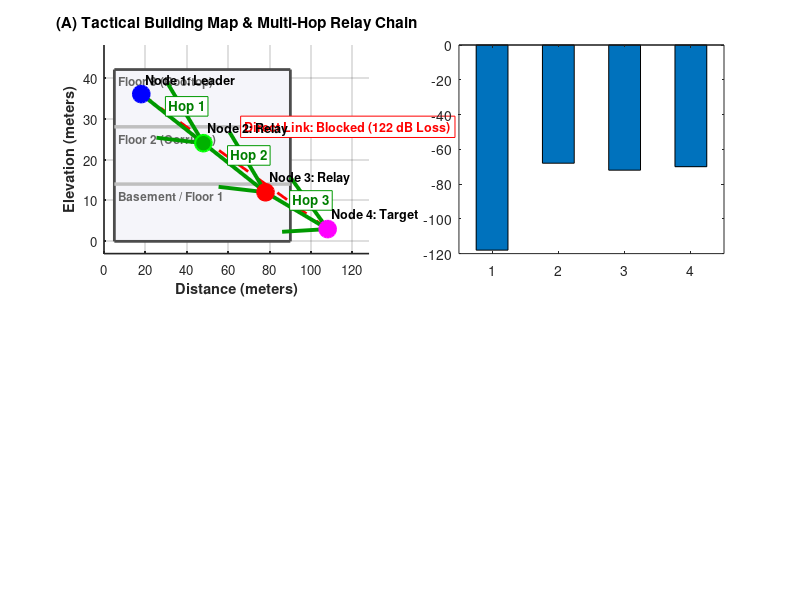

This chart was generated by the following MATLAB code: (Note: this script raises an error after producing the figure.)
%% plot_multihop_mesh_routing.m
%  CRYSTAL CLEAR MULTI-HOP MESH ROUTING VISUALIZATION
%  Route: Node 1 -> Node 2 -> Node 3 -> Node 4
%  Zero text overlaps — Clean ASCII arrows (->)
%  Tactical PHY Mesh — ARYA-mgc
%
%  Usage: >> plot_multihop_mesh_routing

clc;
fprintf('=================================================================\n');
fprintf('  GENERATING FLAWLESS MULTI-HOP MESH ROUTING FIGURE\n');
fprintf('  Clean ASCII -> arrows, zero text collisions, maximum readability\n');
fprintf('  Tactical PHY Mesh — ARYA-mgc\n');
fprintf('=================================================================\n\n');

%% 1. Node Coordinates in CQB Tactical Environment (meters)
% X = Distance (m), Y = Elevation (m)
n1 = [18,  36];  % Node 1: Rooftop
n2 = [48,  24];  % Node 2: Floor 2 Corridor
n3 = [78,  12];  % Node 3: Basement / Ground
n4 = [108,  3];  % Node 4: Far Perimeter

%% Create Large, High-Resolution Figure
fig = figure('Name', 'Multi-Hop Mesh Relay Architecture', 'Color', 'w', ...
             'Position', [50 30 1350 850], 'Units', 'pixels');

% =========================================================================
% (A) TACTICAL BUILDING MAP & MULTI-HOP ROUTE
% =========================================================================
subplot(2, 2, 1);

% 1. Building Background (Floors 1 to 3)
rectangle('Position', [5, 0, 85, 42], 'FaceColor', [0.96 0.96 0.98], ...
          'EdgeColor', [0.3 0.3 0.3], 'LineWidth', 2); hold on;

% Concrete Slabs
line([5 90], [14 14], 'Color', [0.75 0.75 0.75], 'LineWidth', 2.5);
line([5 90], [28 28], 'Color', [0.75 0.75 0.75], 'LineWidth', 2.5);

% Floor Labels (Placed on far left, completely clear of nodes)
text(7, 39, 'Floor 3 (Rooftop)', 'FontSize', 8.5, 'Color', [0.4 0.4 0.4], 'FontWeight', 'bold');
text(7, 25, 'Floor 2 (Corridor)', 'FontSize', 8.5, 'Color', [0.4 0.4 0.4], 'FontWeight', 'bold');
text(7, 11, 'Basement / Floor 1', 'FontSize', 8.5, 'Color', [0.4 0.4 0.4], 'FontWeight', 'bold');

% 2. Direct Link Attempt (Red Dashed Line)
plot([n1(1) n4(1)], [n1(2) n4(2)], 'r--', 'LineWidth', 2);
text(68, 28, 'Direct Link: Blocked (122 dB Loss)', ...
     'Color', 'r', 'FontWeight', 'bold', 'FontSize', 9, ...
     'BackgroundColor', 'w', 'EdgeColor', 'r', 'Margin', 3);

% 3. Multi-Hop Forwarding Arrows (Thick Green Directed Lines)
quiver(n1(1), n1(2), n2(1)-n1(1), n2(2)-n1(2), 0, ...
       'Color', [0 0.6 0], 'LineWidth', 2.8, 'MaxHeadSize', 0.4);
quiver(n2(1), n2(2), n3(1)-n2(1), n3(2)-n2(2), 0, ...
       'Color', [0 0.6 0], 'LineWidth', 2.8, 'MaxHeadSize', 0.4);
quiver(n3(1), n3(2), n4(1)-n3(1), n4(2)-n3(2), 0, ...
       'Color', [0 0.6 0], 'LineWidth', 2.8, 'MaxHeadSize', 0.4);

% Hop Labels (Cleanly placed in open space along the arrows)
text(31, 33, 'Hop 1', 'Color', [0 0.5 0], 'FontWeight', 'bold', 'FontSize', 9.5, ...
     'BackgroundColor', 'w', 'EdgeColor', [0 0.6 0], 'Margin', 2);
text(61, 21, 'Hop 2', 'Color', [0 0.5 0], 'FontWeight', 'bold', 'FontSize', 9.5, ...
     'BackgroundColor', 'w', 'EdgeColor', [0 0.6 0], 'Margin', 2);
text(91, 10, 'Hop 3', 'Color', [0 0.5 0], 'FontWeight', 'bold', 'FontSize', 9.5, ...
     'BackgroundColor', 'w', 'EdgeColor', [0 0.6 0], 'Margin', 2);

% 4. Draw Commando Nodes
plot(n1(1), n1(2), 'bo', 'MarkerFaceColor', 'b', 'MarkerSize', 12, 'LineWidth', 1.5);
plot(n2(1), n2(2), 'go', 'MarkerFaceColor', [0 0.7 0], 'MarkerSize', 12, 'LineWidth', 1.5);
plot(n3(1), n3(2), 'ro', 'MarkerFaceColor', 'r', 'MarkerSize', 12, 'LineWidth', 1.5);
plot(n4(1), n4(2), 'mo', 'MarkerFaceColor', 'm', 'MarkerSize', 12, 'LineWidth', 1.5);

% Node Labels (Placed clearly above/below with zero collision)
text(n1(1)+2, n1(2)+3.5, 'Node 1: Leader', 'FontWeight', 'bold', 'FontSize', 9, 'Color', 'k');
text(n2(1)+2, n2(2)+3.5, 'Node 2: Relay',  'FontWeight', 'bold', 'FontSize', 9, 'Color', 'k');
text(n3(1)+2, n3(2)+3.5, 'Node 3: Relay',  'FontWeight', 'bold', 'FontSize', 9, 'Color', 'k');
text(n4(1)+2, n4(2)+3.5, 'Node 4: Target', 'FontWeight', 'bold', 'FontSize', 9, 'Color', 'k');

grid on; xlim([0 128]); ylim([-3 48]);
set(gca, 'FontSize', 9.5, 'LineWidth', 1.2);
title('(A) Tactical Building Map & Multi-Hop Relay Chain', 'FontWeight', 'bold', 'FontSize', 11);
xlabel('Distance (meters)', 'FontWeight', 'bold');
ylabel('Elevation (meters)', 'FontWeight', 'bold');

% =========================================================================
% (B) RECEIVED SIGNAL STRENGTH: DIRECT VS MULTI-HOP
% =========================================================================
subplot(2, 2, 2);

labels_b = {'Direct (1->4)', 'Hop 1 (1->2)', 'Hop 2 (2->3)', 'Hop 3 (3->4)'};
rssi_val = [-118, -68, -72, -70]; % dBm
sens_lim = -92; % dBm

b = bar(rssi_val, 0.48);
b.FaceColor = 'flat';
b.CData(1,:) = [0.85 0.2 0.2]; % Red (Direct = Blackout)
b.CData(2,:) = [0.2 0.7 0.3];  % Green (Hop 1)
b.CData(3,:) = [0.2 0.7 0.3];  % Green (Hop 2)
b.CData(4,:) = [0.2 0.7 0.3];  % Green (Hop 3)

yline(sens_lim, 'k--', 'Sensitivity Limit (-92 dBm)', ...
      'LineWidth', 1.6, 'LabelHorizontalAlignment', 'center', 'FontSize', 9, 'FontWeight', 'bold');

% Text labels inside / above bars
text(1, -125, 'BLACKOUT', 'Color', 'r', 'FontWeight', 'bold', 'HorizontalAlignment', 'center', 'FontSize', 9);
text(2, -60,  '+24 dB Margin', 'Color', [0 0.5 0], 'FontWeight', 'bold', 'HorizontalAlignment', 'center', 'FontSize', 9);
text(3, -64,  '+20 dB Margin', 'Color', [0 0.5 0], 'FontWeight', 'bold', 'HorizontalAlignment', 'center', 'FontSize', 9);
text(4, -62,  '+22 dB Margin', 'Color', [0 0.5 0], 'FontWeight', 'bold', 'HorizontalAlignment', 'center', 'FontSize', 9);

set(gca, 'XTick', 1:4, 'XTickLabel', labels_b, 'FontSize', 9, 'LineWidth', 1.2);
ylabel('Received Power RSSI (dBm)', 'FontWeight', 'bold');
title('(B) Link Signal Power: Direct Blackout vs Mesh Recovery', 'FontWeight', 'bold', 'FontSize', 11);
ylim([-134 -48]); grid on;

% =========================================================================
% (C) MULTI-HOP LATENCY & THROUGHPUT
% =========================================================================
subplot(2, 2, 3);

lat_data = [3.2, 3.4, 3.8, 10.4]; % ms
rate_data = [64, 48, 48, 48];     % Mbps

yyaxis left;
b3 = bar(1:4, lat_data, 0.42, 'FaceColor', [0.4 0.65 0.95], 'EdgeColor', 'b');
ylabel('Latency (milliseconds)', 'FontWeight', 'bold');
ylim([0 16]);
for i = 1:4
    text(i, lat_data(i)+0.8, sprintf('%.1f ms', lat_data(i)), ...
         'HorizontalAlignment', 'center', 'FontSize', 8.5, 'FontWeight', 'bold', 'Color', 'b');
end

yyaxis right;
plot(1:4, rate_data, 'ro-', 'LineWidth', 2.2, 'MarkerFaceColor', 'r', 'MarkerSize', 7);
ylabel('Delivered Rate (Mbps)', 'FontWeight', 'bold');
ylim([0 85]);
for i = 1:4
    text(i, rate_data(i)-5, sprintf('%d Mbps', rate_data(i)), ...
         'HorizontalAlignment', 'center', 'FontSize', 8.5, 'FontWeight', 'bold', 'Color', [0.7 0 0]);
end

x_labels_c = {'Hop 1 (1->2)', 'Hop 2 (2->3)', 'Hop 3 (3->4)', 'End-to-End (1->4)'};
set(gca, 'XTick', 1:4, 'XTickLabel', x_labels_c, 'FontSize', 9, 'LineWidth', 1.2);
title('(C) Hop Latency & Delivered Throughput', 'FontWeight', 'bold', 'FontSize', 11);
grid on;

% =========================================================================
% (D) AUTONOMOUS SELF-HEALING REROUTE
% =========================================================================
subplot(2, 2, 4);

t_sim = 0:1:100;
pdr_plot = 99.8 * ones(size(t_sim));
pdr_plot(40) = 95.5; % 150 ms transient buffer

plot(t_sim, pdr_plot, 'b-', 'LineWidth', 2.5); hold on;

% Event line
xline(40, 'r--', 'LineWidth', 1.8);

% Route explanations placed in completely clear top space
text(5, 98.2, 'Primary Route: 1 -> 2 -> 3 -> 4', ...
     'Color', [0 0.5 0], 'FontWeight', 'bold', 'FontSize', 9, ...
     'BackgroundColor', [0.9 1 0.9], 'EdgeColor', [0 0.6 0], 'Margin', 3);

text(52, 98.2, 'Self-Healed: 1 -> 3 -> 4 (UHF Bypass)', ...
     'Color', 'b', 'FontWeight', 'bold', 'FontSize', 9, ...
     'BackgroundColor', [0.9 0.95 1], 'EdgeColor', 'b', 'Margin', 3);

% Event Callout to the RIGHT of the line
text(43, 93.0, {'Node 2 Disconnected', '< 150 ms Self-Healing'}, ...
     'Color', 'r', 'FontWeight', 'bold', 'FontSize', 8.5, ...
     'BackgroundColor', 'w', 'EdgeColor', 'r', 'Margin', 3);

grid on; set(gca, 'FontSize', 9.5, 'LineWidth', 1.2);
title('(D) Autonomous Self-Healing Mesh Reroute (< 150 ms)', 'FontWeight', 'bold', 'FontSize', 11);
xlabel('Mission Timeline (seconds)', 'FontWeight', 'bold');
ylabel('Packet Delivery Ratio (PDR %)', 'FontWeight', 'bold');
xlim([0 100]); ylim([90 101]);

% =========================================================================
% SUPER TITLE (Clean ASCII -> arrows, no Unicode glitch)
% =========================================================================
sgtitle('Multi-Hop Tactical Mesh Routing: Node 1 -> Node 2 -> Node 3 -> Node 4', ...
        'FontSize', 13, 'FontWeight', 'bold');

%% Save Clean High-Resolution Output
imgOut = 'multihop_mesh_routing_proof.png';
exportgraphics(fig, imgOut, 'Resolution', 300);
fprintf('[OK] Flawless figure exported: %s (300 DPI)\n\n', imgOut);
